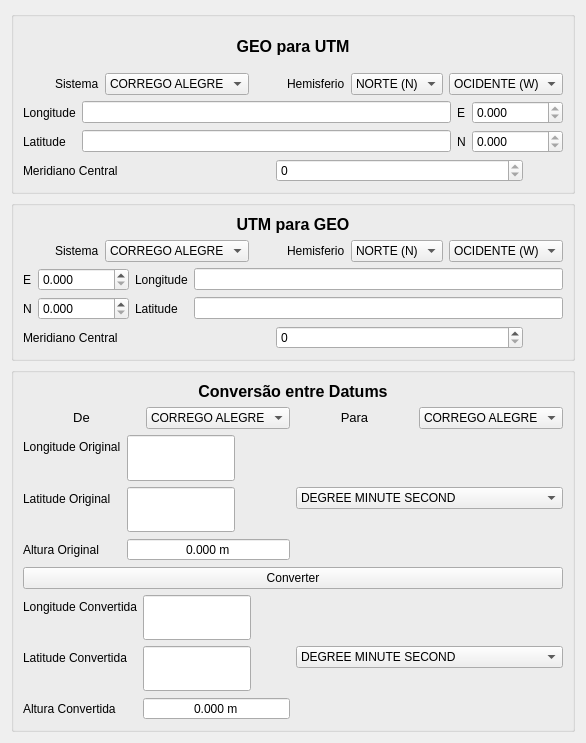
<?xml version="1.0" encoding="UTF-8"?>
<ui version="4.0">
 <class>convertionLayout</class>
 <widget class="QWidget" name="convertionLayout">
  <property name="geometry">
   <rect>
    <x>0</x>
    <y>0</y>
    <width>586</width>
    <height>743</height>
   </rect>
  </property>
  <property name="sizePolicy">
   <sizepolicy hsizetype="Preferred" vsizetype="Ignored">
    <horstretch>0</horstretch>
    <verstretch>0</verstretch>
   </sizepolicy>
  </property>
  <property name="minimumSize">
   <size>
    <width>450</width>
    <height>400</height>
   </size>
  </property>
  <property name="maximumSize">
   <size>
    <width>600</width>
    <height>743</height>
   </size>
  </property>
  <property name="windowTitle">
   <string>Form</string>
  </property>
  <layout class="QVBoxLayout" name="verticalLayout_8" stretch="1,0,2">
   <property name="sizeConstraint">
    <enum>QLayout::SetMinAndMaxSize</enum>
   </property>
   <item>
    <widget class="QGroupBox" name="groupBox_2">
     <property name="sizePolicy">
      <sizepolicy hsizetype="Preferred" vsizetype="Minimum">
       <horstretch>0</horstretch>
       <verstretch>0</verstretch>
      </sizepolicy>
     </property>
     <property name="maximumSize">
      <size>
       <width>16777215</width>
       <height>200</height>
      </size>
     </property>
     <property name="title">
      <string/>
     </property>
     <property name="alignment">
      <set>Qt::AlignCenter</set>
     </property>
     <layout class="QVBoxLayout" name="verticalLayout_3">
      <item>
       <widget class="QLabel" name="label_26">
        <property name="text">
         <string>&lt;!DOCTYPE HTML PUBLIC &quot;-//W3C//DTD HTML 4.0//EN&quot; &quot;http://www.w3.org/TR/REC-html40/strict.dtd&quot;&gt;
&lt;html&gt;&lt;head&gt;&lt;meta name=&quot;qrichtext&quot; content=&quot;1&quot; /&gt;&lt;style type=&quot;text/css&quot;&gt;
p, li { white-space: pre-wrap; }
&lt;/style&gt;&lt;/head&gt;&lt;body style=&quot; font-family:'Sans'; font-size:10pt; font-weight:400; font-style:normal;&quot;&gt;
&lt;p align=&quot;center&quot; style=&quot; margin-top:0px; margin-bottom:0px; margin-left:0px; margin-right:0px; -qt-block-indent:0; text-indent:0px;&quot;&gt;&lt;span style=&quot; font-family:'MS Shell Dlg 2'; font-size:12pt; font-weight:600;&quot;&gt;GEO para UTM&lt;/span&gt;&lt;/p&gt;&lt;/body&gt;&lt;/html&gt;</string>
        </property>
       </widget>
      </item>
      <item>
       <layout class="QHBoxLayout" name="horizontalLayout_4">
        <item>
         <spacer name="horizontalSpacer">
          <property name="orientation">
           <enum>Qt::Horizontal</enum>
          </property>
          <property name="sizeHint" stdset="0">
           <size>
            <width>40</width>
            <height>20</height>
           </size>
          </property>
         </spacer>
        </item>
        <item>
         <widget class="QLabel" name="label_5">
          <property name="text">
           <string>Sistema</string>
          </property>
         </widget>
        </item>
        <item>
         <widget class="QComboBox" name="geoUTMOldSystemComboBox">
          <item>
           <property name="text">
            <string>CORREGO ALEGRE</string>
           </property>
          </item>
          <item>
           <property name="text">
            <string>SAD69</string>
           </property>
          </item>
          <item>
           <property name="text">
            <string>SIRGAS2000</string>
           </property>
          </item>
          <item>
           <property name="text">
            <string>WGS84</string>
           </property>
          </item>
         </widget>
        </item>
        <item>
         <spacer name="horizontalSpacer_2">
          <property name="orientation">
           <enum>Qt::Horizontal</enum>
          </property>
          <property name="sizeHint" stdset="0">
           <size>
            <width>40</width>
            <height>20</height>
           </size>
          </property>
         </spacer>
        </item>
        <item>
         <widget class="QLabel" name="label_13">
          <property name="text">
           <string>Hemisferio</string>
          </property>
         </widget>
        </item>
        <item>
         <widget class="QComboBox" name="hemiNSGeoUTMComboBox">
          <item>
           <property name="text">
            <string>NORTE (N)</string>
           </property>
          </item>
          <item>
           <property name="text">
            <string>SUL (S)</string>
           </property>
          </item>
         </widget>
        </item>
        <item>
         <widget class="QComboBox" name="hemiWEGeoUtmComboBox">
          <item>
           <property name="text">
            <string>OCIDENTE (W)</string>
           </property>
          </item>
          <item>
           <property name="text">
            <string>ORIENTE (E)</string>
           </property>
          </item>
         </widget>
        </item>
       </layout>
      </item>
      <item>
       <layout class="QVBoxLayout" name="verticalLayout_2">
        <item>
         <layout class="QGridLayout" name="gridLayout">
          <item row="0" column="0">
           <widget class="QLabel" name="label">
            <property name="text">
             <string>Longitude</string>
            </property>
           </widget>
          </item>
          <item row="0" column="1">
           <widget class="DmsEdit" name="latGeotoUtmDmsEdit"/>
          </item>
          <item row="0" column="2">
           <widget class="QLabel" name="label_4">
            <property name="text">
             <string>E</string>
            </property>
           </widget>
          </item>
          <item row="0" column="3">
           <widget class="QDoubleSpinBox" name="EGeoToUtmDoubleSpinBox">
            <property name="readOnly">
             <bool>true</bool>
            </property>
            <property name="decimals">
             <number>3</number>
            </property>
            <property name="maximum">
             <double>1000000000.000000000000000</double>
            </property>
           </widget>
          </item>
          <item row="1" column="0">
           <widget class="QLabel" name="label_3">
            <property name="text">
             <string>Latitude</string>
            </property>
           </widget>
          </item>
          <item row="1" column="1">
           <widget class="DmsEdit" name="longGeotoUtmDmsEdit"/>
          </item>
          <item row="1" column="2">
           <widget class="QLabel" name="label_2">
            <property name="text">
             <string>N</string>
            </property>
           </widget>
          </item>
          <item row="1" column="3">
           <widget class="QDoubleSpinBox" name="NGeoToUtmDoubleSpinBox">
            <property name="readOnly">
             <bool>true</bool>
            </property>
            <property name="decimals">
             <number>3</number>
            </property>
            <property name="maximum">
             <double>1000000000.000000000000000</double>
            </property>
           </widget>
          </item>
         </layout>
        </item>
        <item>
         <layout class="QHBoxLayout" name="horizontalLayout_2">
          <item>
           <widget class="QLabel" name="label_12">
            <property name="text">
             <string>Meridiano Central</string>
            </property>
           </widget>
          </item>
          <item>
           <widget class="QDoubleSpinBox" name="mCGeoToUtmDoubleSpinBox">
            <property name="readOnly">
             <bool>true</bool>
            </property>
            <property name="decimals">
             <number>0</number>
            </property>
           </widget>
          </item>
          <item>
           <spacer name="horizontalSpacer_3">
            <property name="orientation">
             <enum>Qt::Horizontal</enum>
            </property>
            <property name="sizeType">
             <enum>QSizePolicy::Preferred</enum>
            </property>
            <property name="sizeHint" stdset="0">
             <size>
              <width>40</width>
              <height>20</height>
             </size>
            </property>
           </spacer>
          </item>
         </layout>
        </item>
       </layout>
      </item>
     </layout>
    </widget>
   </item>
   <item>
    <widget class="QGroupBox" name="groupBox_3">
     <property name="sizePolicy">
      <sizepolicy hsizetype="Preferred" vsizetype="Minimum">
       <horstretch>0</horstretch>
       <verstretch>0</verstretch>
      </sizepolicy>
     </property>
     <property name="title">
      <string/>
     </property>
     <layout class="QVBoxLayout" name="verticalLayout_4">
      <item>
       <widget class="QLabel" name="label_25">
        <property name="text">
         <string>&lt;!DOCTYPE HTML PUBLIC &quot;-//W3C//DTD HTML 4.0//EN&quot; &quot;http://www.w3.org/TR/REC-html40/strict.dtd&quot;&gt;
&lt;html&gt;&lt;head&gt;&lt;meta name=&quot;qrichtext&quot; content=&quot;1&quot; /&gt;&lt;style type=&quot;text/css&quot;&gt;
p, li { white-space: pre-wrap; }
&lt;/style&gt;&lt;/head&gt;&lt;body style=&quot; font-family:'Sans'; font-size:10pt; font-weight:400; font-style:normal;&quot;&gt;
&lt;p align=&quot;center&quot; style=&quot; margin-top:0px; margin-bottom:0px; margin-left:0px; margin-right:0px; -qt-block-indent:0; text-indent:0px;&quot;&gt;&lt;span style=&quot; font-family:'MS Shell Dlg 2'; font-size:12pt; font-weight:600;&quot;&gt;UTM para GEO&lt;/span&gt;&lt;/p&gt;&lt;/body&gt;&lt;/html&gt;</string>
        </property>
       </widget>
      </item>
      <item>
       <layout class="QHBoxLayout" name="horizontalLayout_3">
        <item>
         <spacer name="horizontalSpacer_5">
          <property name="orientation">
           <enum>Qt::Horizontal</enum>
          </property>
          <property name="sizeHint" stdset="0">
           <size>
            <width>40</width>
            <height>20</height>
           </size>
          </property>
         </spacer>
        </item>
        <item>
         <widget class="QLabel" name="label_6">
          <property name="text">
           <string>Sistema</string>
          </property>
         </widget>
        </item>
        <item>
         <widget class="QComboBox" name="utmGeoOldSystemComboBox">
          <item>
           <property name="text">
            <string>CORREGO ALEGRE</string>
           </property>
          </item>
          <item>
           <property name="text">
            <string>SAD69</string>
           </property>
          </item>
          <item>
           <property name="text">
            <string>SIRGAS2000</string>
           </property>
          </item>
          <item>
           <property name="text">
            <string>WGS84</string>
           </property>
          </item>
         </widget>
        </item>
        <item>
         <spacer name="horizontalSpacer_6">
          <property name="orientation">
           <enum>Qt::Horizontal</enum>
          </property>
          <property name="sizeHint" stdset="0">
           <size>
            <width>40</width>
            <height>20</height>
           </size>
          </property>
         </spacer>
        </item>
        <item>
         <widget class="QLabel" name="label_14">
          <property name="text">
           <string>Hemisferio</string>
          </property>
         </widget>
        </item>
        <item>
         <widget class="QComboBox" name="hemiNSUtmGeoComboBox">
          <item>
           <property name="text">
            <string>NORTE (N)</string>
           </property>
          </item>
          <item>
           <property name="text">
            <string>SUL (S)</string>
           </property>
          </item>
         </widget>
        </item>
        <item>
         <widget class="QComboBox" name="hemiWEUtmGeoComboBox">
          <item>
           <property name="text">
            <string>OCIDENTE (W)</string>
           </property>
          </item>
          <item>
           <property name="text">
            <string>ORIENTE (E)</string>
           </property>
          </item>
         </widget>
        </item>
       </layout>
      </item>
      <item>
       <layout class="QVBoxLayout" name="verticalLayout">
        <item>
         <layout class="QGridLayout" name="gridLayout_2">
          <item row="0" column="0">
           <widget class="QLabel" name="label_11">
            <property name="text">
             <string>E</string>
            </property>
           </widget>
          </item>
          <item row="0" column="1">
           <widget class="QDoubleSpinBox" name="EUtmToGeoDoubleSpinBox">
            <property name="decimals">
             <number>3</number>
            </property>
            <property name="maximum">
             <double>1000000000.000000000000000</double>
            </property>
           </widget>
          </item>
          <item row="0" column="3">
           <widget class="DmsEdit" name="longUtmToGeoDmsEdit">
            <property name="readOnly">
             <bool>true</bool>
            </property>
           </widget>
          </item>
          <item row="1" column="0">
           <widget class="QLabel" name="label_10">
            <property name="text">
             <string>N</string>
            </property>
           </widget>
          </item>
          <item row="1" column="1">
           <widget class="QDoubleSpinBox" name="NUtmToGeoDoubleSpinBox">
            <property name="decimals">
             <number>3</number>
            </property>
            <property name="maximum">
             <double>1000000000.000000000000000</double>
            </property>
           </widget>
          </item>
          <item row="1" column="2">
           <widget class="QLabel" name="label_9">
            <property name="text">
             <string>Latitude</string>
            </property>
           </widget>
          </item>
          <item row="1" column="3">
           <widget class="DmsEdit" name="latUtmToGeoDmsEdit">
            <property name="readOnly">
             <bool>true</bool>
            </property>
           </widget>
          </item>
          <item row="0" column="2">
           <widget class="QLabel" name="label_8">
            <property name="text">
             <string>Longitude</string>
            </property>
           </widget>
          </item>
         </layout>
        </item>
        <item>
         <layout class="QHBoxLayout" name="horizontalLayout">
          <item>
           <widget class="QLabel" name="label_7">
            <property name="text">
             <string>Meridiano Central</string>
            </property>
           </widget>
          </item>
          <item>
           <widget class="QDoubleSpinBox" name="mCUtmToGeoDoubleSpinBox">
            <property name="decimals">
             <number>0</number>
            </property>
           </widget>
          </item>
          <item>
           <spacer name="horizontalSpacer_4">
            <property name="orientation">
             <enum>Qt::Horizontal</enum>
            </property>
            <property name="sizeType">
             <enum>QSizePolicy::Preferred</enum>
            </property>
            <property name="sizeHint" stdset="0">
             <size>
              <width>40</width>
              <height>20</height>
             </size>
            </property>
           </spacer>
          </item>
         </layout>
        </item>
       </layout>
      </item>
     </layout>
    </widget>
   </item>
   <item>
    <widget class="QGroupBox" name="groupBox">
     <property name="sizePolicy">
      <sizepolicy hsizetype="Preferred" vsizetype="Expanding">
       <horstretch>0</horstretch>
       <verstretch>0</verstretch>
      </sizepolicy>
     </property>
     <property name="title">
      <string/>
     </property>
     <layout class="QVBoxLayout" name="verticalLayout_7">
      <item>
       <widget class="QLabel" name="label_15">
        <property name="text">
         <string>&lt;!DOCTYPE HTML PUBLIC &quot;-//W3C//DTD HTML 4.0//EN&quot; &quot;http://www.w3.org/TR/REC-html40/strict.dtd&quot;&gt;
&lt;html&gt;&lt;head&gt;&lt;meta name=&quot;qrichtext&quot; content=&quot;1&quot; /&gt;&lt;style type=&quot;text/css&quot;&gt;
p, li { white-space: pre-wrap; }
&lt;/style&gt;&lt;/head&gt;&lt;body style=&quot; font-family:'MS Shell Dlg 2'; font-size:8.25pt; font-weight:400; font-style:normal;&quot;&gt;
&lt;p align=&quot;center&quot; style=&quot; margin-top:0px; margin-bottom:0px; margin-left:0px; margin-right:0px; -qt-block-indent:0; text-indent:0px;&quot;&gt;&lt;span style=&quot; font-size:12pt; font-weight:600;&quot;&gt;Conversão entre Datums&lt;/span&gt;&lt;/p&gt;&lt;/body&gt;&lt;/html&gt;</string>
        </property>
       </widget>
      </item>
      <item>
       <layout class="QHBoxLayout" name="horizontalLayout_5">
        <item>
         <widget class="QLabel" name="label_18">
          <property name="text">
           <string>&lt;!DOCTYPE HTML PUBLIC &quot;-//W3C//DTD HTML 4.0//EN&quot; &quot;http://www.w3.org/TR/REC-html40/strict.dtd&quot;&gt;
&lt;html&gt;&lt;head&gt;&lt;meta name=&quot;qrichtext&quot; content=&quot;1&quot; /&gt;&lt;style type=&quot;text/css&quot;&gt;
p, li { white-space: pre-wrap; }
&lt;/style&gt;&lt;/head&gt;&lt;body style=&quot; font-family:'MS Shell Dlg 2'; font-size:8.25pt; font-weight:400; font-style:normal;&quot;&gt;
&lt;p align=&quot;center&quot; style=&quot; margin-top:0px; margin-bottom:0px; margin-left:0px; margin-right:0px; -qt-block-indent:0; text-indent:0px;&quot;&gt;&lt;span style=&quot; font-family:'Sans'; font-size:10pt;&quot;&gt;De&lt;/span&gt;&lt;/p&gt;&lt;/body&gt;&lt;/html&gt;</string>
          </property>
         </widget>
        </item>
        <item>
         <widget class="QComboBox" name="oldSystemComboBox">
          <item>
           <property name="text">
            <string>CORREGO ALEGRE</string>
           </property>
          </item>
          <item>
           <property name="text">
            <string>SAD69</string>
           </property>
          </item>
          <item>
           <property name="text">
            <string>SIRGAS2000</string>
           </property>
          </item>
          <item>
           <property name="text">
            <string>WGS84</string>
           </property>
          </item>
         </widget>
        </item>
        <item>
         <widget class="QLabel" name="label_19">
          <property name="text">
           <string>&lt;!DOCTYPE HTML PUBLIC &quot;-//W3C//DTD HTML 4.0//EN&quot; &quot;http://www.w3.org/TR/REC-html40/strict.dtd&quot;&gt;
&lt;html&gt;&lt;head&gt;&lt;meta name=&quot;qrichtext&quot; content=&quot;1&quot; /&gt;&lt;style type=&quot;text/css&quot;&gt;
p, li { white-space: pre-wrap; }
&lt;/style&gt;&lt;/head&gt;&lt;body style=&quot; font-family:'MS Shell Dlg 2'; font-size:8.25pt; font-weight:400; font-style:normal;&quot;&gt;
&lt;p align=&quot;center&quot; style=&quot; margin-top:0px; margin-bottom:0px; margin-left:0px; margin-right:0px; -qt-block-indent:0; text-indent:0px;&quot;&gt;&lt;span style=&quot; font-family:'Sans'; font-size:10pt;&quot;&gt;Para&lt;/span&gt;&lt;/p&gt;&lt;/body&gt;&lt;/html&gt;</string>
          </property>
         </widget>
        </item>
        <item>
         <widget class="QComboBox" name="newSystemComboBox">
          <item>
           <property name="text">
            <string>CORREGO ALEGRE</string>
           </property>
          </item>
          <item>
           <property name="text">
            <string>SAD69</string>
           </property>
          </item>
          <item>
           <property name="text">
            <string>SIRGAS2000</string>
           </property>
          </item>
          <item>
           <property name="text">
            <string>WGS84</string>
           </property>
          </item>
         </widget>
        </item>
       </layout>
      </item>
      <item>
       <layout class="QHBoxLayout" name="horizontalLayout_6">
        <property name="sizeConstraint">
         <enum>QLayout::SetFixedSize</enum>
        </property>
        <item>
         <layout class="QFormLayout" name="formLayout">
          <item row="0" column="0">
           <widget class="QLabel" name="label_16">
            <property name="text">
             <string>Longitude Original</string>
            </property>
           </widget>
          </item>
          <item row="0" column="1">
           <widget class="DmsEdit" name="oldLongDmsEdit">
            <property name="sizePolicy">
             <sizepolicy hsizetype="Maximum" vsizetype="MinimumExpanding">
              <horstretch>0</horstretch>
              <verstretch>0</verstretch>
             </sizepolicy>
            </property>
            <property name="alignment">
             <set>Qt::AlignCenter</set>
            </property>
           </widget>
          </item>
          <item row="1" column="0">
           <widget class="QLabel" name="label_17">
            <property name="text">
             <string>Latitude Original</string>
            </property>
           </widget>
          </item>
          <item row="1" column="1">
           <widget class="DmsEdit" name="oldLatDmsEdit">
            <property name="sizePolicy">
             <sizepolicy hsizetype="Maximum" vsizetype="MinimumExpanding">
              <horstretch>0</horstretch>
              <verstretch>0</verstretch>
             </sizepolicy>
            </property>
            <property name="alignment">
             <set>Qt::AlignCenter</set>
            </property>
           </widget>
          </item>
          <item row="2" column="0">
           <widget class="QLabel" name="label_22">
            <property name="text">
             <string>Altura Original</string>
            </property>
           </widget>
          </item>
          <item row="2" column="1">
           <widget class="QDoubleSpinBox" name="oldAltDoubleSpin">
            <property name="alignment">
             <set>Qt::AlignCenter</set>
            </property>
            <property name="buttonSymbols">
             <enum>QAbstractSpinBox::NoButtons</enum>
            </property>
            <property name="accelerated">
             <bool>true</bool>
            </property>
            <property name="suffix">
             <string> m</string>
            </property>
            <property name="decimals">
             <number>3</number>
            </property>
            <property name="maximum">
             <double>999999999.990000009536743</double>
            </property>
           </widget>
          </item>
         </layout>
        </item>
        <item>
         <layout class="QVBoxLayout" name="verticalLayout_6">
          <item>
           <spacer name="verticalSpacer">
            <property name="orientation">
             <enum>Qt::Vertical</enum>
            </property>
            <property name="sizeType">
             <enum>QSizePolicy::Preferred</enum>
            </property>
            <property name="sizeHint" stdset="0">
             <size>
              <width>20</width>
              <height>30</height>
             </size>
            </property>
           </spacer>
          </item>
          <item>
           <widget class="QComboBox" name="oldTypeComboBox">
            <item>
             <property name="text">
              <string>DEGREE MINUTE SECOND</string>
             </property>
            </item>
            <item>
             <property name="text">
              <string>DEGREE DECIMAL</string>
             </property>
            </item>
            <item>
             <property name="text">
              <string>RADIAN</string>
             </property>
            </item>
           </widget>
          </item>
          <item>
           <spacer name="verticalSpacer_2">
            <property name="orientation">
             <enum>Qt::Vertical</enum>
            </property>
            <property name="sizeType">
             <enum>QSizePolicy::Preferred</enum>
            </property>
            <property name="sizeHint" stdset="0">
             <size>
              <width>20</width>
              <height>30</height>
             </size>
            </property>
           </spacer>
          </item>
         </layout>
        </item>
       </layout>
      </item>
      <item>
       <widget class="QPushButton" name="convertButton">
        <property name="text">
         <string>Converter</string>
        </property>
       </widget>
      </item>
      <item>
       <layout class="QHBoxLayout" name="horizontalLayout_7">
        <property name="sizeConstraint">
         <enum>QLayout::SetFixedSize</enum>
        </property>
        <item>
         <layout class="QFormLayout" name="formLayout_2">
          <item row="0" column="0">
           <widget class="QLabel" name="label_20">
            <property name="text">
             <string>Longitude Convertida</string>
            </property>
           </widget>
          </item>
          <item row="0" column="1">
           <widget class="DmsEdit" name="newLongDmsEdit">
            <property name="sizePolicy">
             <sizepolicy hsizetype="Maximum" vsizetype="MinimumExpanding">
              <horstretch>0</horstretch>
              <verstretch>0</verstretch>
             </sizepolicy>
            </property>
            <property name="alignment">
             <set>Qt::AlignCenter</set>
            </property>
            <property name="readOnly">
             <bool>true</bool>
            </property>
           </widget>
          </item>
          <item row="1" column="0">
           <widget class="QLabel" name="label_21">
            <property name="text">
             <string>Latitude Convertida</string>
            </property>
           </widget>
          </item>
          <item row="1" column="1">
           <widget class="DmsEdit" name="newLatDmsEdit">
            <property name="sizePolicy">
             <sizepolicy hsizetype="Maximum" vsizetype="MinimumExpanding">
              <horstretch>0</horstretch>
              <verstretch>0</verstretch>
             </sizepolicy>
            </property>
            <property name="alignment">
             <set>Qt::AlignCenter</set>
            </property>
            <property name="readOnly">
             <bool>true</bool>
            </property>
           </widget>
          </item>
          <item row="2" column="0">
           <widget class="QLabel" name="label_23">
            <property name="text">
             <string>Altura Convertida</string>
            </property>
           </widget>
          </item>
          <item row="2" column="1">
           <widget class="QDoubleSpinBox" name="newAltDoubleSpin">
            <property name="alignment">
             <set>Qt::AlignCenter</set>
            </property>
            <property name="buttonSymbols">
             <enum>QAbstractSpinBox::NoButtons</enum>
            </property>
            <property name="accelerated">
             <bool>true</bool>
            </property>
            <property name="suffix">
             <string> m</string>
            </property>
            <property name="decimals">
             <number>3</number>
            </property>
            <property name="maximum">
             <double>999999999.990000009536743</double>
            </property>
           </widget>
          </item>
         </layout>
        </item>
        <item>
         <layout class="QVBoxLayout" name="verticalLayout_5">
          <item>
           <spacer name="verticalSpacer_4">
            <property name="orientation">
             <enum>Qt::Vertical</enum>
            </property>
            <property name="sizeType">
             <enum>QSizePolicy::Preferred</enum>
            </property>
            <property name="sizeHint" stdset="0">
             <size>
              <width>20</width>
              <height>30</height>
             </size>
            </property>
           </spacer>
          </item>
          <item>
           <widget class="QComboBox" name="newTypeComboBox">
            <item>
             <property name="text">
              <string>DEGREE MINUTE SECOND</string>
             </property>
            </item>
            <item>
             <property name="text">
              <string>DEGREE DECIMAL</string>
             </property>
            </item>
            <item>
             <property name="text">
              <string>RADIAN</string>
             </property>
            </item>
           </widget>
          </item>
          <item>
           <spacer name="verticalSpacer_3">
            <property name="orientation">
             <enum>Qt::Vertical</enum>
            </property>
            <property name="sizeType">
             <enum>QSizePolicy::Preferred</enum>
            </property>
            <property name="sizeHint" stdset="0">
             <size>
              <width>20</width>
              <height>30</height>
             </size>
            </property>
           </spacer>
          </item>
         </layout>
        </item>
       </layout>
      </item>
     </layout>
    </widget>
   </item>
  </layout>
 </widget>
 <customwidgets>
  <customwidget>
   <class>DmsEdit</class>
   <extends>QLineEdit</extends>
   <header>DmsEdit.h</header>
  </customwidget>
 </customwidgets>
 <resources/>
 <connections/>
</ui>
